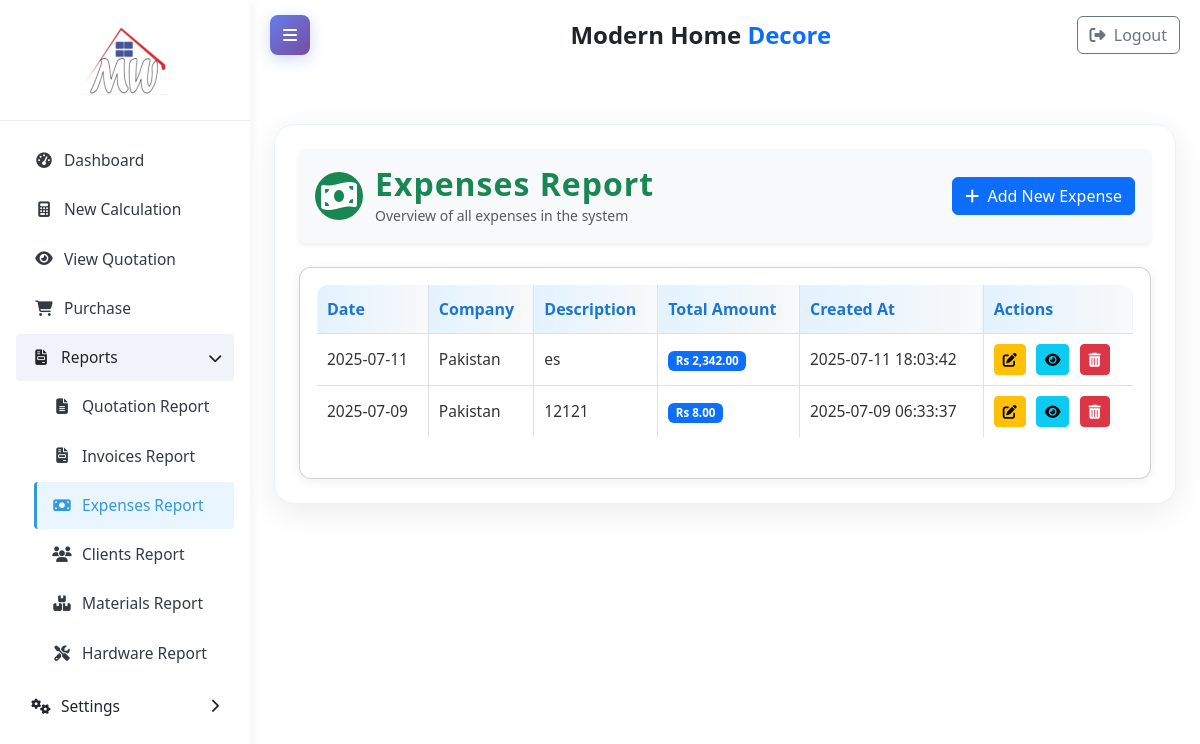
Before: /?page=reports_expenses with the older database file.
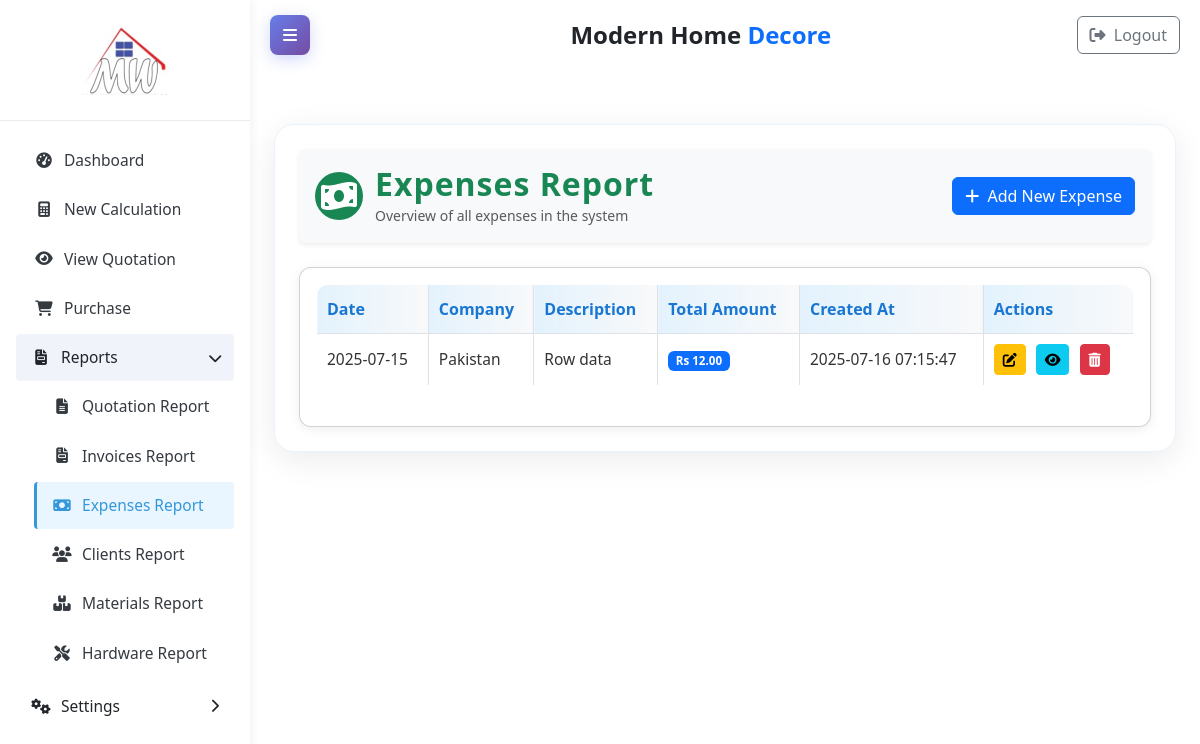
After: the same page with the newer database file.
### tables this page shows
CREATE TABLE `expenses` (
  `id` int(11) NOT NULL,
  `company_id` int(11) NOT NULL,
  `expense_date` date NOT NULL,
  `description` text DEFAULT NULL,
  `total_amount` decimal(10,2) NOT NULL,
  `created_at` timestamp NULL DEFAULT current_timestamp()
);

CREATE TABLE `companies` (
  `id` int(11) NOT NULL,
  `name` varchar(255) NOT NULL,
  `description` text DEFAULT NULL,
  `created_at` timestamp NOT NULL DEFAULT current_timestamp(),
  `updated_at` timestamp NOT NULL DEFAULT current_timestamp() ON UPDATE current_timestamp()
);

### reports_expenses.php (the view, shortened to what this page needs)
<?php
require_once 'db.php';
$expenses = $conn->query("
    SELECT e.*, c.name as company_name
    FROM expenses e
    LEFT JOIN companies c ON e.company_id = c.id
    ORDER BY e.expense_date DESC
");
?>
<div class="container" style="background:#fff; border-radius:20px; box-shadow:0 8px 32px rgba(0,0,0,0.08); padding:24px; border:1px solid #e8f4fd; max-width:1200px; margin:30px auto;">
    <div class="d-flex align-items-center bg-light rounded shadow-sm p-3 mb-4 justify-content-between" style="gap: 12px;">
        <div class="d-flex align-items-center" style="gap: 12px;">
            <span class="bg-success text-white rounded-circle d-flex align-items-center justify-content-center" style="width: 48px; height: 48px; font-size: 2rem;">
                <i class="fas fa-money-bill-wave"></i>
            </span>
            <div>
                <h2 class="mb-0" style="font-weight: 600; letter-spacing: 1px; color: #198754;">Expenses Report</h2>
                <small class="text-muted">Overview of all expenses in the system</small>
            </div>
        </div>
        <button type="button" class="btn btn-primary" id="openAddExpenseModal"><i class="fas fa-plus me-1"></i> Add New Expense</button>
    </div>
<div class="card p-3">
    <div class="table-responsive">
        <table class="report-table">
            <thead class="table-light">
                <tr>
                    <th>Date</th>
                    <th>Company</th>
                    <th>Description</th>
                    <th>Total Amount</th>
                    <th>Created At</th>
                    <th>Actions</th>
                </tr>
            </thead>
            <tbody>
                <?php while ($expense = $expenses->fetch_assoc()): ?>
                    <tr>
                        <td><?= htmlspecialchars($expense['expense_date']) ?></td>
                        <td><?= htmlspecialchars($expense['company_name']) ?></td>
                        <td><?= htmlspecialchars($expense['description']) ?></td>
                        <td><span class="badge bg-primary">Rs <?= number_format($expense['total_amount'] ?? 0, 2) ?></span></td>
                        <td><?= htmlspecialchars($expense['created_at']) ?></td>
                        <td class="actions">
                            <button type="button" class="btn btn-sm btn-warning openEditExpenseModal" data-expense-id="<?= $expense['id'] ?>" title="Edit"><i class="fas fa-edit"></i></button>
                            <a href="index.php?page=reports_views&id=<?= $expense['id'] ?>" class="btn btn-sm btn-info" title="View"><i class="fas fa-eye"></i></a>
                            <a href="index.php?page=reports_expenses&delete=<?= $expense['id'] ?>" class="btn btn-sm btn-danger" title="Delete" onclick="return confirm('Are you sure you want to delete this expense?')"><i class="fas fa-trash-alt"></i></a>
                        </td>
                    </tr>
                <?php endwhile; ?>
            </tbody>
        </table>
    </div>
</div>

Changed rows visible on the page:
removed expenses: expense_date "2025-07-11", company.name "Pakistan", description "es", total_amount "2,342.00", created_at "2025-07-11 18:03:42"
removed expenses: expense_date "2025-07-09", company.name "Pakistan", description "12121", total_amount "8.00", created_at "2025-07-09 06:33:37"
added expenses: expense_date "2025-07-15", company.name "Pakistan", description "Row data", total_amount "12.00", created_at "2025-07-16 07:15:47"
